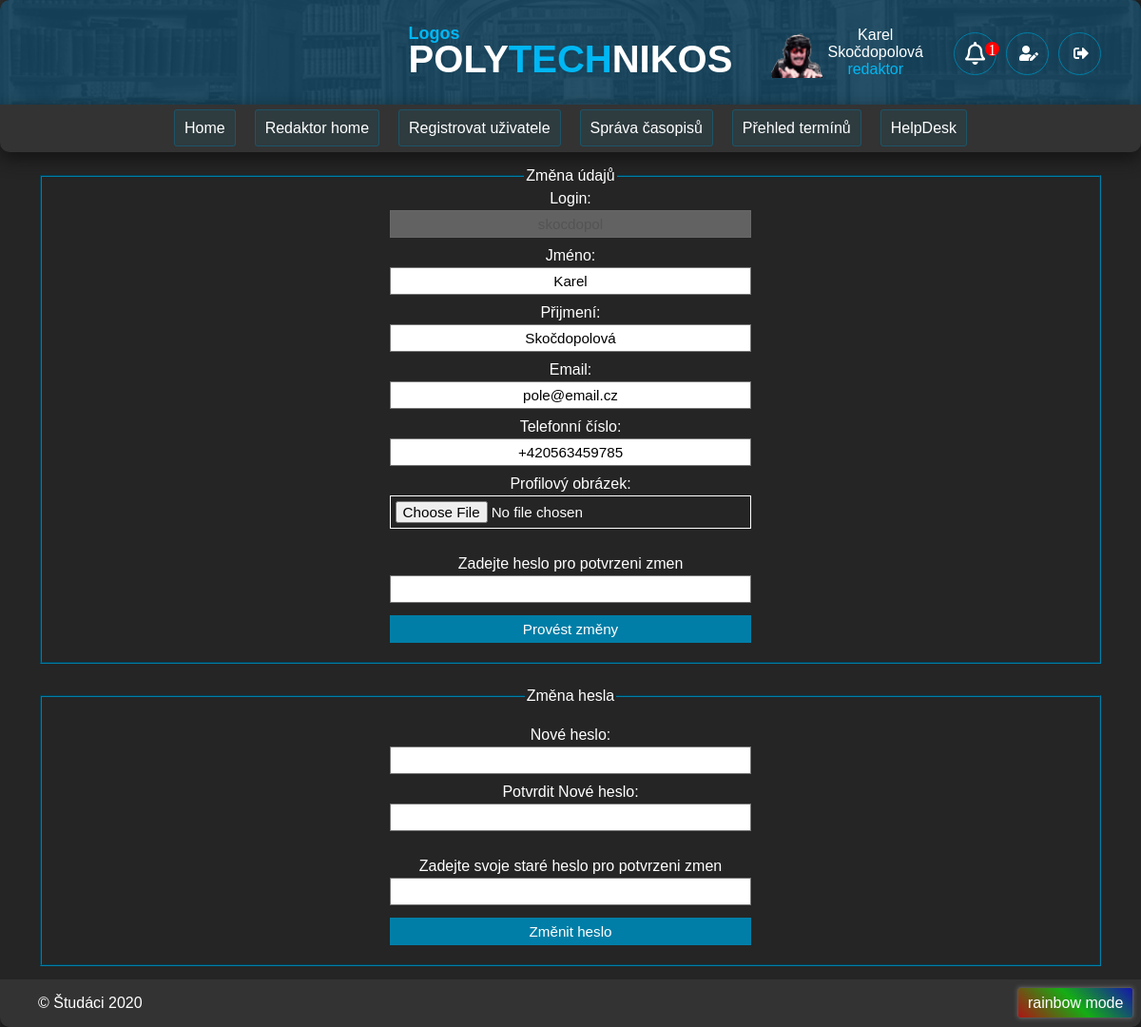
The page /Produkt/editProfile.php (signed in) on the database its author committed.
### tables this page shows
CREATE TABLE `uzivatel` (
  `login` varchar(50) NOT NULL,
  `heslo` varchar(64) NOT NULL,
  `role` enum('administrator','sefredaktor','redaktor','recenzent','autor') DEFAULT NULL,
  `jmeno` varchar(255) NOT NULL,
  `prijmeni` varchar(255) NOT NULL,
  `email` varchar(100) NOT NULL,
  `telefon` varchar(20) DEFAULT NULL
);

### Produkt/scripty/jePrihlasen.php (called while the page is built)
<?php
if(isset($_SESSION[session_id()])){
    return true;
}else{
    return false;
}
?>

### Produkt/db.php (called while the page is built, shortened)
<?php
try {
    return true;
} catch (PDOException $e) {
    return false;
}

### Produkt/editProfile.php (the view, shortened to what this page needs)
<?php
    require("head.php");
    if (!include("db.php")) echo "Nepodařilo se navázat spojení s databází.<br>Zkuste to prosím později.";
    else
    {
    $query = $pdo->prepare("select * from uzivatel where login = ?");
    $params = array($_SESSION[session_id()]);
    $query->execute($params);
    $fetchedUser = $query->fetch(PDO::FETCH_ASSOC);
    $jmeno = $fetchedUser["jmeno"];
    $prijmeni = $fetchedUser["prijmeni"];
    $email = $fetchedUser["email"];
    $tel = $fetchedUser["telefon"];
?>
<div id="content" class="editprofile">
    <fieldset>
        <legend>Změna údajů</legend>
        <form action="scripty/editace.php" method="POST" enctype="multipart/form-data" class="editform">
            <label for="login">Login:</br></label><input type="text" value="<?php echo $_SESSION[session_id()]; ?>" disabled/><br/>
            <label for="jmeno">Jméno: </br></label><input type="text" value="<?php echo $jmeno; ?>" name="jmeno"/><br />
            <label for="prijmeni">Přijmení: </br></label><input type="text" value="<?php echo $prijmeni; ?>" name="prijmeni" required /><br />
            <label for="mail">Email: </br></label><input type="email" value="<?php echo $email; ?>" name="mail" required /><br />
            <label for="tel">Telefonní číslo:</br> </label><input type="text" value="<?php echo $tel; ?>" name="tel" /><br />
            <label for="reg_pfp">Profilový obrázek: </br></label><input type="file" name="reg_pfp"><br />
            <br /><label for="login">Zadejte heslo pro potvrzeni zmen</label><br />
            <input type="password" name="password"/><br/>
            <input type="submit" name="submit" id="submit" value="Provést změny" class="reg_button" /></br>
        </form>
    </fieldset>
    <fieldset class="fieldset1">
        <legend>Změna hesla</legend>
        <form action="scripty/zmenitHeslo.php" method="POST" enctype="multipart/form-data" class="editform">
          <span id="error_passwd"></span><br/>
            <label for="newPassword">Nové heslo:</br></label><input type="password" name="newPassword" id="newPassword" required/> <br/>
            <label for="newPassword">Potvrdit Nové heslo:</br></label><input type="password" name="new_passwd_potvrdit" id="new_passwd_potvrdit" required/><br/>
            <br /><label for="login">Zadejte svoje staré heslo pro potvrzeni zmen</label><br />
            <input type="password" name="oldPassword"/><br/>
            <input type="submit" name="submit" id="pass_submit" value="Změnit heslo" class="reg_button" /></br>
        </form>
    </fieldset>
</div>
<?php
    }
    require("foot.php");
?>

### Produkt/head.php (shortened to what this page needs)
<!DOCTYPE html>
<html>
<head>
    <link rel="stylesheet" href="<?php echo($base_path."style.css");?>">
    <link rel="stylesheet" href="https://cdnjs.cloudflare.com/ajax/libs/font-awesome/5.15.1/css/all.min.css ">
</head>
<body>
    <div id="page">
        <header>
            <div class="logo_wrap"><h1 class="logo"><a href="<?php echo($base_path."index.php");?>"><span class="logos">Logos</span>POLY<span class="logospolytechnos2">TECH</span>NIKOS</a></h1></div>
            <?php
            if (!include("scripty/jePrihlasen.php")){
            ?>
            <div class="login override flex_horizontalne">
              <div class="flex_vodorovne">
                <form id="loginForm" action="scripty/prihlaseni.php" method="POST">
                    <input type="text" name="login" id="login" placeholder="Uživatelské jméno" required><br/>
                    <input type="password" name="password" id="password" placeholder="Heslo" required><br/>
                    <input class="button_login btn-three" type="submit" value="Přihlásit">
                    <input class="button_login btn-three" type="button" onclick="window.location.href='registr.php'" value="Registrace">
                </form>
                <p id="error">&nbsp;<?php echo $_SESSION["error"];unset($_SESSION["error"]) ?></p>
                </div>
            </div>
            <?php
            }
                else
            {
            ?>
            <div class="login override flex_horizontalne">
                <div class="flex_vodorovne">
                    <?php include($base_path . "scripty/view_profile_pic.php")?>
                    <div class="flex_horizontalne">
                        <?php
                            require("db.php");
                            $query = $pdo->prepare("select jmeno, prijmeni from uzivatel where login = ?");
                            $params = array($_SESSION[session_id()]);
                            $query->execute($params);
                            $fetchedUser = $query->fetch(PDO::FETCH_ASSOC); ?>
                        <div><?php echo $fetchedUser['jmeno'] . ' ' . $fetchedUser['prijmeni']; ?></div>
                        <div class="role"><?php echo $_SESSION['role'] ?></div>
                    </div>
                    <div class="flex_vodorovne buttons_wrap">
                        <?php include($base_path."scripty/notifikace.php");?>
                        <button class="buttonikOdhlasit btn-three" id="editProfile"><i class="fa fa-user-edit" aria-hidden="true"></i></button>
                        <button class="buttonikOdhlasit btn-three" id="logOut"><i class="fa fa-sign-out-alt" aria-hidden="true"></i></button>
                    </div>
                </div>
            </div>
            <?php
            }
            ?>
        </header>
        <?php
        include_once("menu.php");
        ?>

### Produkt/style.css (style rules this page uses)
* { box-sizing: border-box; }
html { overflow-y: overlay; }
:root { scrollbar-color: rgb(0, 139, 185) rgba(46,54,69,255) !important; scrollbar-width: thin !important; }
body { color: #fff; background-image: url(img/bcg.png); background-repeat: no-repeat; background-size: cover; background-attachment: fixed; font-family: sans-serif; margin: 0; }
fieldset { border-color: #007EA7; }
#page { position: relative; margin: 0 auto; max-width: 1300px; background-color: #252525; min-height: 100vh; border-radius: 10px; }
header { background-image: url("img/2.png"); background-position: center; background-repeat: no-repeat; background-size: cover; display: flex; justify-content: space-between; align-items: center; flex-wrap: wrap; border-top-left-radius: 10px; border-top-right-radius: 10px; padding: 1rem 2rem; min-height: 110px; }
header a { text-decoration: none; color: inherit; }
header .logo_wrap { display: flex; align-items: center; }
.logo { text-align: center; font-size: 40px; height: 50px; margin-top: 20px; }
header h1 { margin: 0; }
#content, footer { padding: 1rem 2.5rem; }
#content { padding-bottom: 4rem; }
a { color: #00b1ec; }
.login { width: 22rem; }
.login.override { flex-direction: row; justify-content: flex-end; }
.flex_vodorovne { display: flex; flex-direction: row; align-items: center; justify-content: center; }
.flex_horizontalne { display: flex; flex-direction: column; align-items: center; justify-content: center; text-align: center; }
header .buttons_wrap { padding-left: 2rem; }
.buttonikOdhlasit { border: 1px solid #007EA7; background: none; color: white; margin-right: 10px; font-size: 16px; margin-top: 3px; border-radius: 50%; height: 45px; width: 45px; cursor: pointer; }
.buttonikOdhlasit > i { margin-left: 3px; }
.role { color:#00b7f4; }
.reg_button { background: #007EA7; border-color: transparent; color: #fff; cursor: pointer; }
.editprofile { text-align: center; }
.editform > input { text-align: center; margin-top: 3px; margin-bottom: 10px; box-sizing: border-box; width: 35%; border-width: 1px; border-style: solid; padding: 5px; outline: 0; font-family: inherit; font-size: 0.95em; }
.fieldset1 { margin-top: 25px; }
.logospolytechnos2 { color:#00b7f4; font-size: 40px; }
.logos { position: absolute; font-size: 18px; color:#00b7f4; margin-top:-15px; }

### rows shown on the page
uzivatel: jmeno "Karel", prijmeni "Skočdopolová", mail "pole@email.cz", tel "+420563459785"

### other values the page prints
$_SESSION['role'] "redaktor"
$notificationCount "1"
